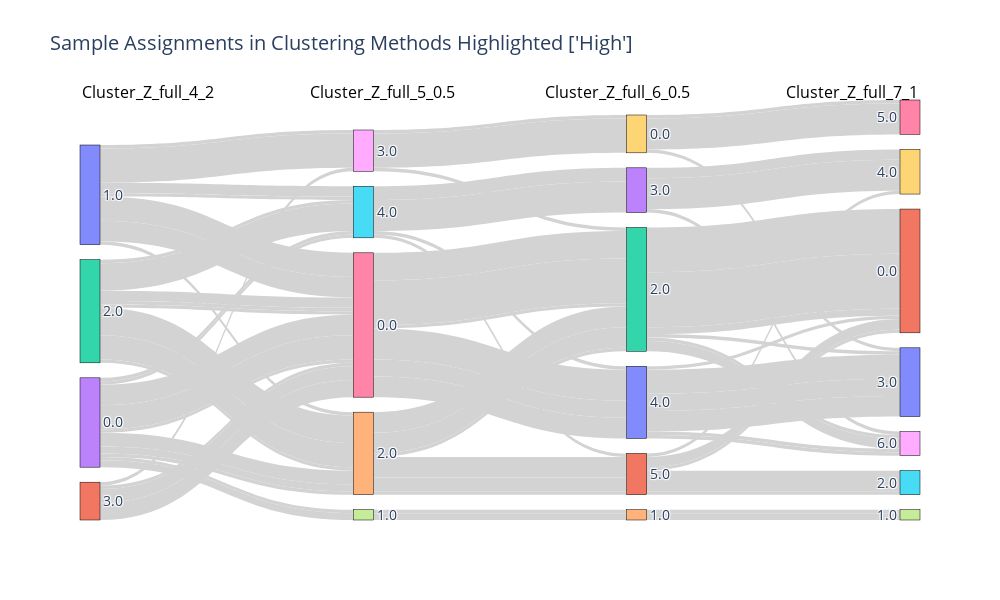

Source (notebook cell):
### Markdown cell above
Since k=2 is uninformative and has a high clustering score due to the bias of both DI and the silhouette we discharge it. We move further to compare the remaining

### Code cell
fig=plotSankey(quantumDf_s, cols=['Cluster_Z_full_4_2','Cluster_Z_full_5_0.5','Cluster_Z_full_6_0.5', 'Cluster_Z_full_7_1'], valueToHighlight=['High'], linkVar='CELLULARITY')

### Figure 1 — Plotly figure (JSON) as saved in the notebook; plotly's stock layout.template omitted (floating-point values rounded to 4 significant figures; data arrays with more than 128 entries replaced by an {"elided": "..."} marker saying what was removed)
{"data": [{"link": {"color": {"elided": "368 str values"}, "label": ["1.0", "3.0", "2.0", "0.0", "2.0", "4.0", "0.0", "1.0", "3.0", "0.0", "4.0", "5.0", "2.0", "3.0", "1.0", "2.0", "5.0", "1.0", "6.0", "4.0", "3.0", "0.0"], "source": {"elided": "368 int values"}, "target": {"elided": "368 int values"}, "value": {"elided": "368 int values"}}, "node": {"label": ["1.0", "3.0", "2.0", "0.0", "2.0", "4.0", "0.0", "1.0", "3.0", "0.0", "4.0", "5.0", "2.0", "3.0", "1.0", "2.0", "5.0", "1.0", "6.0", "4.0", "3.0", "0.0"], "line": {"color": "black", "width": 0.5}, "pad": 15, "thickness": 20}, "type": "sankey"}], "layout": {"annotations": [{"align": "center", "font": {"color": "black", "size": 16}, "showarrow": false, "text": "Cluster_Z_full_4_2", "x": 0, "xref": "x", "y": 1.05, "yref": "paper"}, {"align": "center", "font": {"color": "black", "size": 16}, "showarrow": false, "text": "Cluster_Z_full_5_0.5", "x": 1, "xref": "x", "y": 1.05, "yref": "paper"}, {"align": "center", "font": {"color": "black", "size": 16}, "showarrow": false, "text": "Cluster_Z_full_6_0.5", "x": 2, "xref": "x", "y": 1.05, "yref": "paper"}, {"align": "center", "font": {"color": "black", "size": 16}, "showarrow": false, "text": "Cluster_Z_full_7_1", "x": 3, "xref": "x", "y": 1.05, "yref": "paper"}], "autosize": false, "font": {"size": 14}, "height": 600, "hovermode": "x", "paper_bgcolor": "white", "plot_bgcolor": "white", "title": {"text": "Sample Assignments in Clustering Methods\nHighlighted ['High']"}, "width": 1000, "xaxis": {"showgrid": false, "visible": false, "zeroline": false}, "yaxis": {"showgrid": false, "visible": false, "zeroline": false}}}
